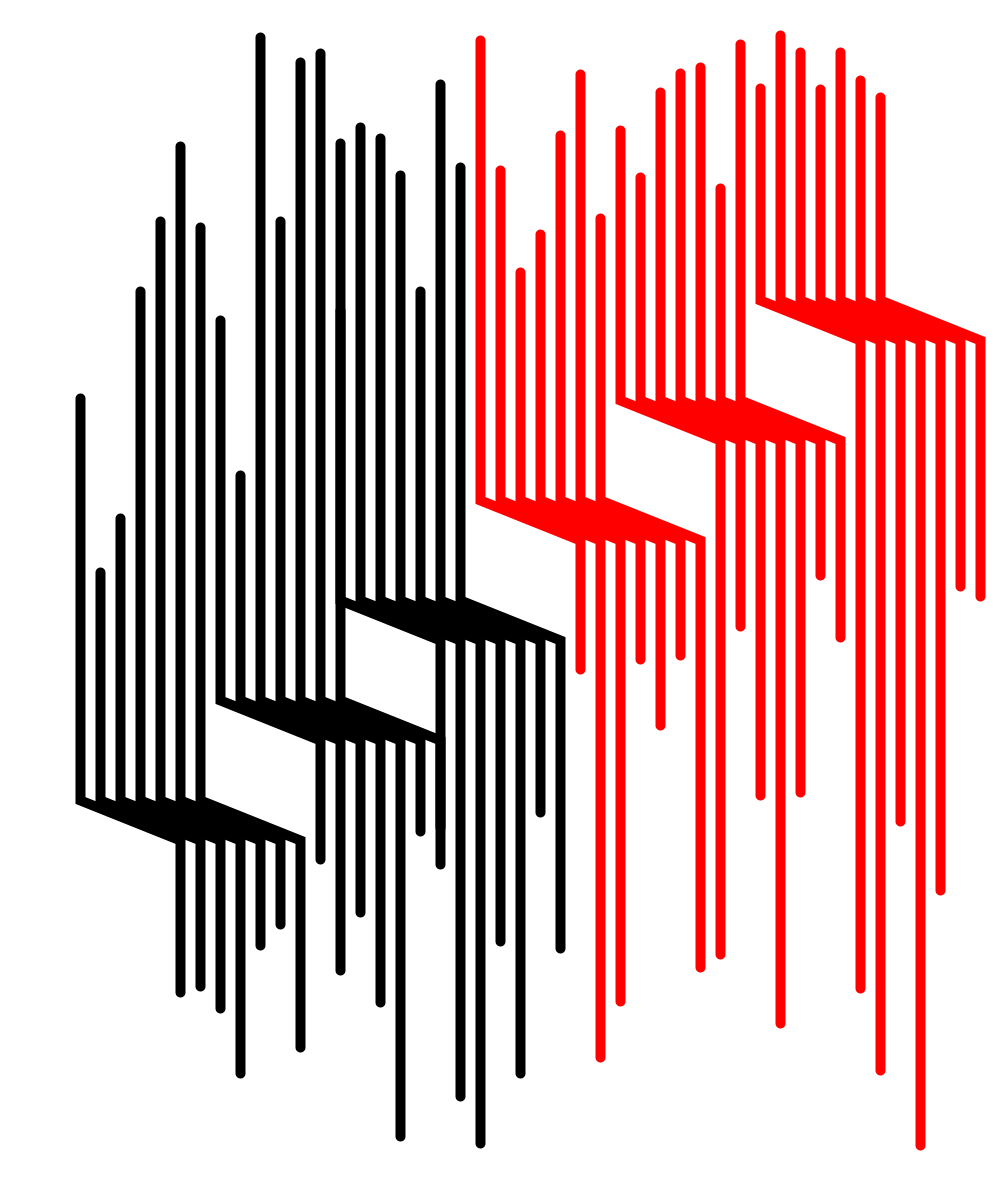
Frame 1 (no input)
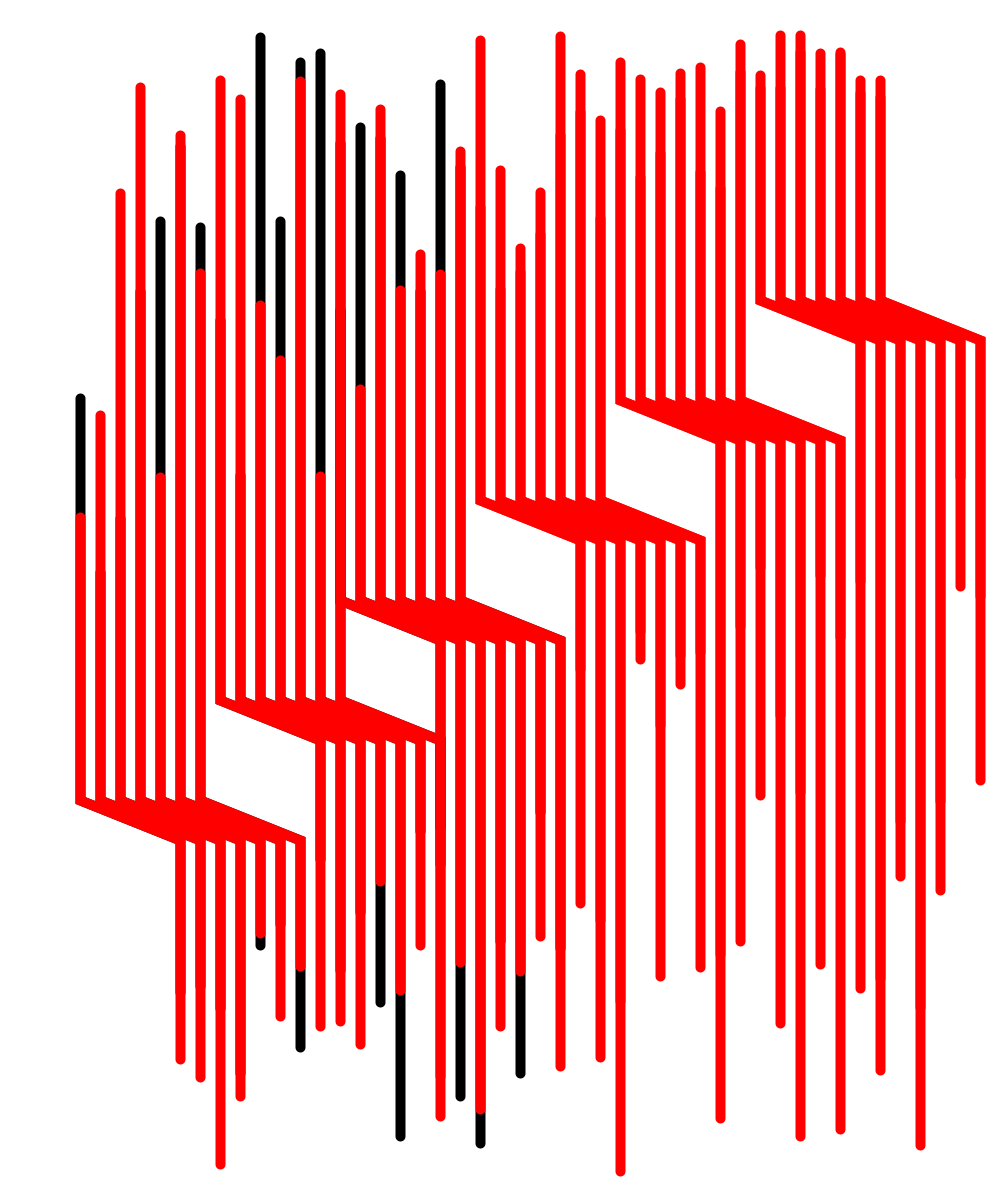
Frame 2 (the mouse pressed at the canvas centre, redrawn once)

The Processing sketch that drew these frames (run headless with seeded random() and noise(); the mouse was pressed at the canvas centre and the sketch redrawn once):

// Processing sketch: stairway
// ── stairway.pde
void setup() {
  size(1000, 1200);
  background(255);
  smooth();
  noLoop();
}

void draw() {
  drawCurveArray(80, 600);
  drawCurveArray(220, 500);
  drawCurveArray(340, 400);
  stroke(255, 0 , 0);
  drawCurveArray(480, 300);
  drawCurveArray(620, 200);
  drawCurveArray(760, 100);
}

void drawCurveArray(float init_x, float init_y) {
  drawCurve(init_x, init_y);
  drawCurve(init_x+20, init_y);
  drawCurve(init_x+40, init_y);
  drawCurve(init_x+60, init_y);
  drawCurve(init_x+ 80, init_y);
  drawCurve(init_x + 100, init_y);
  drawCurve(init_x + 120, init_y);
}

void drawCurve(float init_x, float init_y){
  noFill();
  strokeWeight(10);
  beginShape();
  vertex(init_x, random(30, init_y)); // the first control point
  vertex(init_x, init_y + 200);
  vertex(init_x + 100, init_y + 240);
  vertex(init_x + 100, random(int(init_y) + 320, 1200)); // the last point of curve
  endShape();
}
